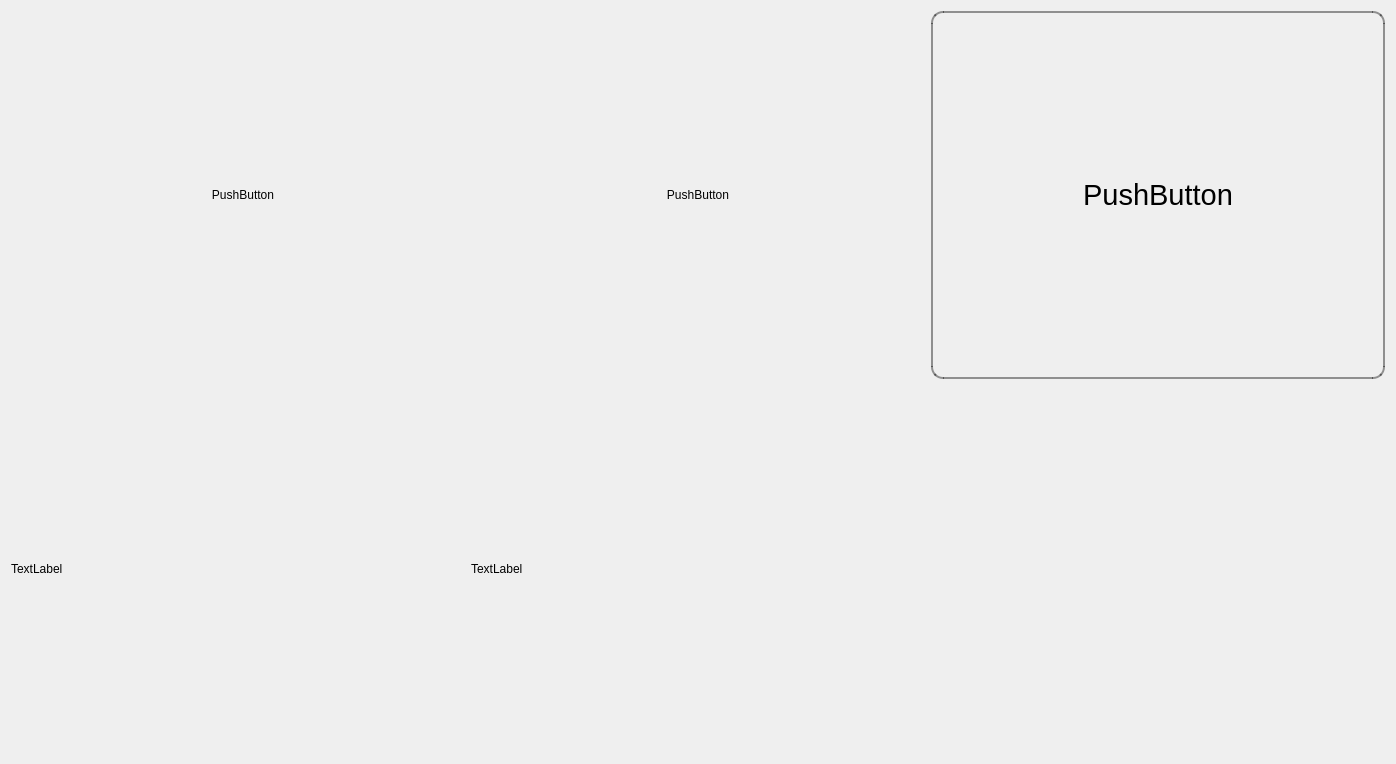
<?xml version="1.0" encoding="UTF-8"?>
<ui version="4.0">
 <class>ConveyorControl</class>
 <widget class="QDialog" name="ConveyorControl">
  <property name="geometry">
   <rect>
    <x>0</x>
    <y>0</y>
    <width>1396</width>
    <height>764</height>
   </rect>
  </property>
  <property name="windowTitle">
   <string>Dialog</string>
  </property>
  <layout class="QGridLayout" name="gridLayout">
   <item row="1" column="0">
    <widget class="QPushButton" name="pushButton_off">
     <property name="sizePolicy">
      <sizepolicy hsizetype="Preferred" vsizetype="Preferred">
       <horstretch>0</horstretch>
       <verstretch>0</verstretch>
      </sizepolicy>
     </property>
     <property name="styleSheet">
      <string notr="true">QPushButton {
    background: none;
    border: none;
	padding-left: 10px;
    background-color: rgba(0, 0, 0, 0); 
}
</string>
     </property>
     <property name="text">
      <string>PushButton</string>
     </property>
     <property name="icon">
      <iconset resource="resources.qrc">
       <normaloff>:/images/stop_resized.jpg</normaloff>:/images/stop_resized.jpg</iconset>
     </property>
     <property name="iconSize">
      <size>
       <width>500</width>
       <height>500</height>
      </size>
     </property>
    </widget>
   </item>
   <item row="2" column="1">
    <widget class="QLabel" name="cameraLabel_2">
     <property name="sizePolicy">
      <sizepolicy hsizetype="Preferred" vsizetype="Preferred">
       <horstretch>0</horstretch>
       <verstretch>0</verstretch>
      </sizepolicy>
     </property>
     <property name="minimumSize">
      <size>
       <width>320</width>
       <height>240</height>
      </size>
     </property>
     <property name="text">
      <string>TextLabel</string>
     </property>
    </widget>
   </item>
   <item row="1" column="1">
    <widget class="QPushButton" name="pushButton_return">
     <property name="sizePolicy">
      <sizepolicy hsizetype="Preferred" vsizetype="Preferred">
       <horstretch>0</horstretch>
       <verstretch>0</verstretch>
      </sizepolicy>
     </property>
     <property name="styleSheet">
      <string notr="true">QPushButton {
    background: none;
    border: none;
    background-color: rgba(0, 0, 0, 0); /* fully transparent */
}
</string>
     </property>
     <property name="text">
      <string>PushButton</string>
     </property>
     <property name="icon">
      <iconset resource="resources.qrc">
       <normaloff>:/images/exit_resized-removebg-preview.png</normaloff>:/images/exit_resized-removebg-preview.png</iconset>
     </property>
     <property name="iconSize">
      <size>
       <width>400</width>
       <height>400</height>
      </size>
     </property>
    </widget>
   </item>
   <item row="1" column="2">
    <widget class="QPushButton" name="pushButton_on">
     <property name="sizePolicy">
      <sizepolicy hsizetype="Preferred" vsizetype="Preferred">
       <horstretch>0</horstretch>
       <verstretch>0</verstretch>
      </sizepolicy>
     </property>
     <property name="styleSheet">
      <string notr="true">QPushButton {
    background: none;
    border: none;
    background-color: rgba(0, 0, 0, 0); 
	font-size: 22pt;
	border: 2px solid rgba(0, 0, 0, 0.4); 
    border-radius: 12px; 
}
</string>
     </property>
     <property name="text">
      <string>PushButton</string>
     </property>
    </widget>
   </item>
   <item row="2" column="0">
    <widget class="QLabel" name="cameraLabel">
     <property name="sizePolicy">
      <sizepolicy hsizetype="Preferred" vsizetype="Preferred">
       <horstretch>0</horstretch>
       <verstretch>0</verstretch>
      </sizepolicy>
     </property>
     <property name="minimumSize">
      <size>
       <width>320</width>
       <height>240</height>
      </size>
     </property>
     <property name="text">
      <string>TextLabel</string>
     </property>
    </widget>
   </item>
  </layout>
 </widget>
 <resources>
  <include location="resources.qrc"/>
 </resources>
 <connections/>
</ui>
